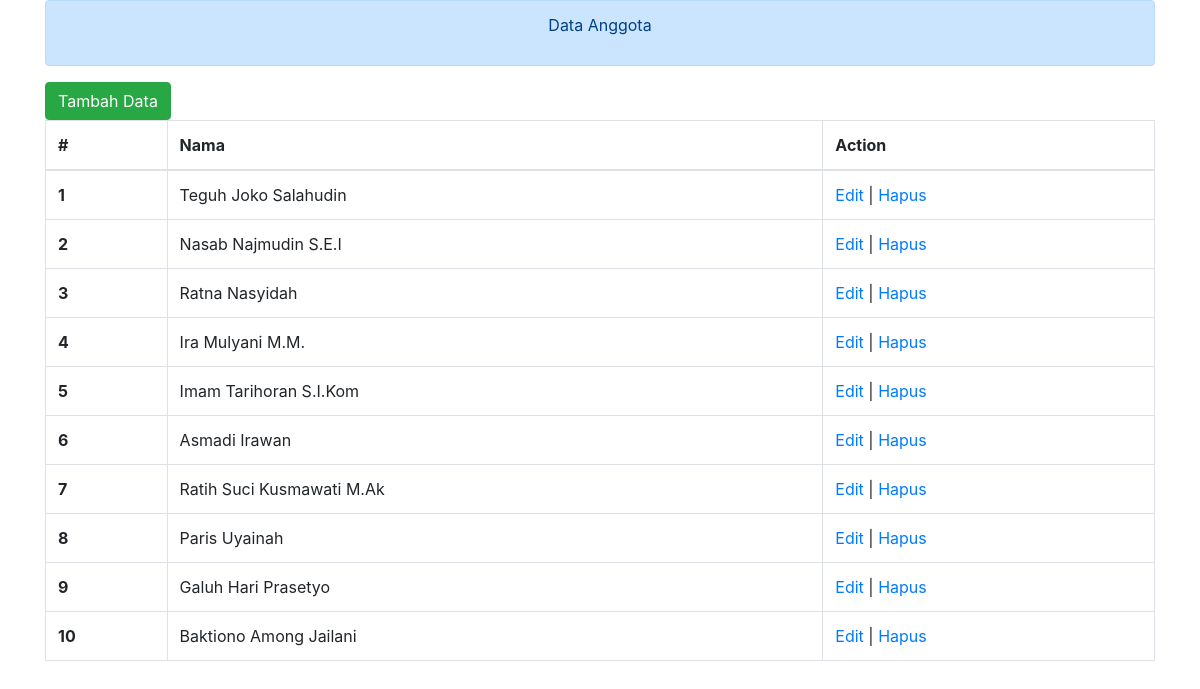
/index.php/anggota, run on the app's committed database.
### tables this page shows
CREATE TABLE `anggota` (
  `id` int(10) UNSIGNED NOT NULL,
  `nama` varchar(255) NOT NULL,
  `created_at` timestamp NULL DEFAULT NULL,
  `updated_at` timestamp NULL DEFAULT NULL
);

### application/libraries/Template.php (called while the page is built)
<?php if ( ! defined('BASEPATH')) exit('No direct script access allowed');
class Template {
		var $template_data = array();
		function set($name, $value)
		{
			$this->template_data[$name] = $value;
		}
		function load($template = '', $view = '' , $view_data = array(), $return = FALSE)
		{
			$this->CI =& get_instance();
			$this->set('contents', $this->CI->load->view($view, $view_data, TRUE));
			return $this->CI->load->view($template, $this->template_data, $return);
		}
}

### application/controllers/Anggota.php (called while the page is built, shortened)
<?php
class Anggota extends CI_Controller{
	public function index(){
		$data['title'] = "Data Anggota";
		$data['anggota'] = $this->Model_all->show_all('anggota')->result();
		$this->template->load('main', 'anggota/index', $data);
	}
}

### index.php (called while the page is built, shortened)
<?php
require_once BASEPATH.'core/CodeIgniter.php';

### application/models/Model_all.php (called while the page is built, shortened)
<?php
class Model_all extends CI_Model{
	public function show_all($table){
		return $this->db->get($table);
	}
}

### application/views/anggota/index.php (the view)
<div class="row">
	<div class="col">
		<a href="<?=site_url('anggota/tambah')?>" class="btn btn-success">Tambah Data</a>
		<table class="table table-bordered">
		  <thead>
		    <tr>
		      <th scope="col">#</th>
		      <th scope="col">Nama</th>
		      <th scope="col">Action</th>
		    </tr>
		  </thead>
		  <tbody>
		    <?php
		    	$no = 1;
				foreach ($anggota as $p) {
					echo "<tr>";
						echo "<th scope='row'>".$no++."</td>";
						echo "<td>".$p->nama."</td>";
						echo "<td><a href='".site_url('anggota/edit/').$p->id."'>Edit</a> | <a href='".site_url('anggota/hapus/').$p->id."''>Hapus</a></td>";
					echo "</tr>";
				}
			?>
		  </tbody>
		</table>
	</div>
</div>

### application/views/main.php (shortened to what this page needs)
<!DOCTYPE html>
<html>
<head>
    <link rel="stylesheet" href="https://maxcdn.bootstrapcdn.com/bootstrap/4.0.0/css/bootstrap.min.css">
    <link rel="stylesheet" href="//cdnjs.cloudflare.com/ajax/libs/morris.js/0.5.1/morris.css">
</head>
<body>
	<div class="container">
        <div class="row">
            <div class="col">
                <div class="alert alert-primary" role="alert">
                    <p class="text-center"><?=$title?></p>
                </div>
            </div>
        </div>
	   <?=$contents?>
	</div>
</body>
</html>

### data on the page
anggota: nama "Teguh Joko Salahudin"
anggota: nama "Nasab Najmudin S.E.I"
anggota: nama "Ratna Nasyidah"
anggota: nama "Ira Mulyani M.M."
anggota: nama "Imam Tarihoran S.I.Kom"
anggota: nama "Asmadi Irawan"
anggota: nama "Ratih Suci Kusmawati M.Ak"
anggota: nama "Paris Uyainah"
anggota: nama "Galuh Hari Prasetyo"
anggota: nama "Baktiono Among Jailani"

### other printed values
$title "Data Anggota"
